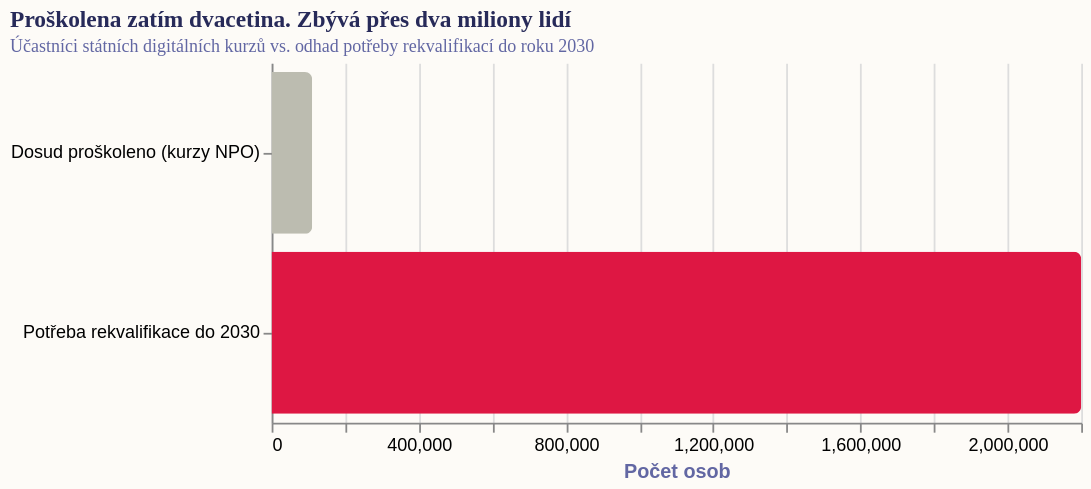

Vega-Lite specification stored for this chart:
### Vega-Lite specification from a JSON file in a GitHub repository (floating-point values rounded to 4 significant figures)
{"_source": "Zdroj: MPSV, Strategie reskillingu 2030", "$schema": "https://vega.github.io/schema/vega-lite/v5.json", "description": "Propast v rekvalifikaci: Současná kapacita vs. skutečná potřeba (2030)", "width": 450, "height": 200, "autosize": {"type": "pad", "resize": true}, "background": "#fdfbf7", "data": {"values": [{"cat": "Dosud proškoleno (kurzy NPO)", "val": 110000, "color": "#bcbcb0"}, {"cat": "Potřeba rekvalifikace do 2030", "val": 2200000, "color": "#de1743"}]}, "mark": {"type": "bar", "tooltip": true, "cornerRadiusEnd": 4}, "encoding": {"y": {"field": "cat", "type": "nominal", "title": null}, "x": {"field": "val", "type": "quantitative", "title": "Počet osob"}, "color": {"field": "color", "type": "nominal", "scale": null}}, "config": {"view": {"stroke": "transparent"}, "title": {"font": "Roboto Slab", "fontWeight": "bold", "fontSize": 13, "anchor": "start", "color": "#272a59", "subtitleFont": "Work Sans", "subtitleFontSize": 10, "subtitleColor": "#6267a3"}, "axis": {"titleColor": "#6267a3"}, "legend": {}}, "title": {"text": "Proškolena zatím dvacetina. Zbývá přes dva miliony lidí", "subtitle": "Účastníci státních digitálních kurzů vs. odhad potřeby rekvalifikací do roku 2030"}}
